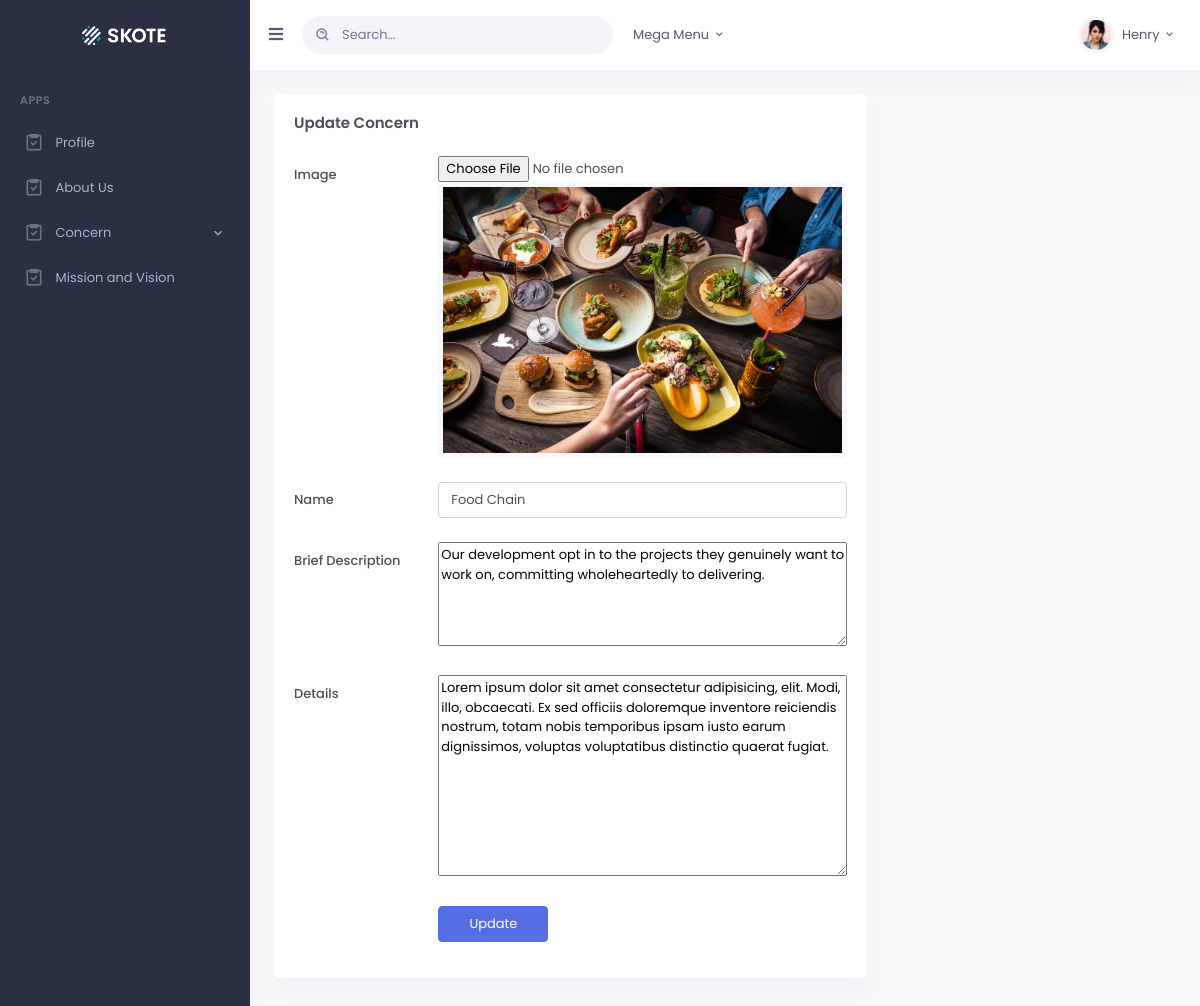
Screenshot of /concern-edit.php?edit=1 with the database file from the repository.
### tables this page shows
CREATE TABLE `concern` (
  `ID` int(20) NOT NULL,
  `name` varchar(255) NOT NULL,
  `image` varchar(255) NOT NULL,
  `ShortDescription` varchar(255) NOT NULL,
  `LongDescription` varchar(255) NOT NULL
);

### concern-edit.php (the view, shortened to what this page needs)
<?php
include 'database.php';
?>
<?php
if(isset($_GET['edit'])){
	$id = $_GET['edit'];
	$query = "SELECT * FROM concern where ID = $id";
	$result = mysqli_query( $connection, $query);
	$row = mysqli_fetch_assoc($result);
    $image = $row['image'];
    $name = $row['name'];
    $description = $row['ShortDescription'];
    $details = $row['LongDescription'];
}
?>
<?php include 'inc/header.php' ?>
<div class="main-content">
        <div class="container-fluid">
    <div class="page-content">
        <div class="row">
        	<div class="col-lg-8">
                    <div class="card">
                        <div class="card-body">
                            <h4 class="card-title mb-4">Update Concern</h4>
                            <form method="post" action="concern-update.php" enctype="multipart/form-data">
                                <div class="form-group row mb-4">
                                    <label for="horizontal-password-input" class="col-sm-3 col-form-label">Image</label>
                                    <div class="col-sm-9">
                                        <input type="file" name="concern_image" value="<?= $image ?>">
                                        <img src="<?= $image ?>" class="img-thumbnail" alt="">
                                    </div>
                                </div>
                                <div class="form-group row mb-4">
                                    <label for="horizontal-input" class="col-sm-3 col-form-label">Name</label>
                                    <div class="col-sm-9">
                                      <input type="text" name="concern_name" class="form-control" value="<?= $name ?>" id="horizontal-input">
                                    </div>
                                </div>
                               <div class="form-group row mb-4">
                                    <label for="horizontal-password-input" class="col-sm-3 col-form-label">Brief Description</label>
                                    <div class="col-sm-9">
                                      <textarea name="description" id="service_details" cols="30" rows="5" style="width:100%;"><?= $description ?></textarea>
                                    </div>
                                </div>
                               <div class="form-group row mb-4">
                                    <label for="horizontal-password-input" class="col-sm-3 col-form-label">Details</label>
                                    <div class="col-sm-9">
                                      <textarea name="details" id="service_details" cols="30" rows="10" style="width:100%;"><?= $details ?></textarea>
                                    </div>
                                </div>
                                <div class="form-group row justify-content-end">
                                    <div class="col-sm-9">
                                        <button type="submit" name="update_concern" class="btn btn-primary w-md">Update</button>
                                    </div>
                                </div>
                            </form>
                        </div>
                    </div>
            </div>
        </div>
</div>
        </div>
    </div>
<?php include 'inc/footer.php' ?>
<?php include 'inc/footer.php' ?>

### rows the page displays
concern: image (picture), concern_name "Food Chain", description "Our development opt in to the projects they genuinely want to work on, committing wholeheartedly to delivering.", details "Lorem ipsum dolor sit amet consectetur adipisicing, elit. Modi, illo, obcaecati. Ex sed officiis doloremque inventore reiciendis nostrum, totam nobis temporibus ipsam iusto earum dignissimos, voluptas voluptatibus distinctio quaerat fugiat."
